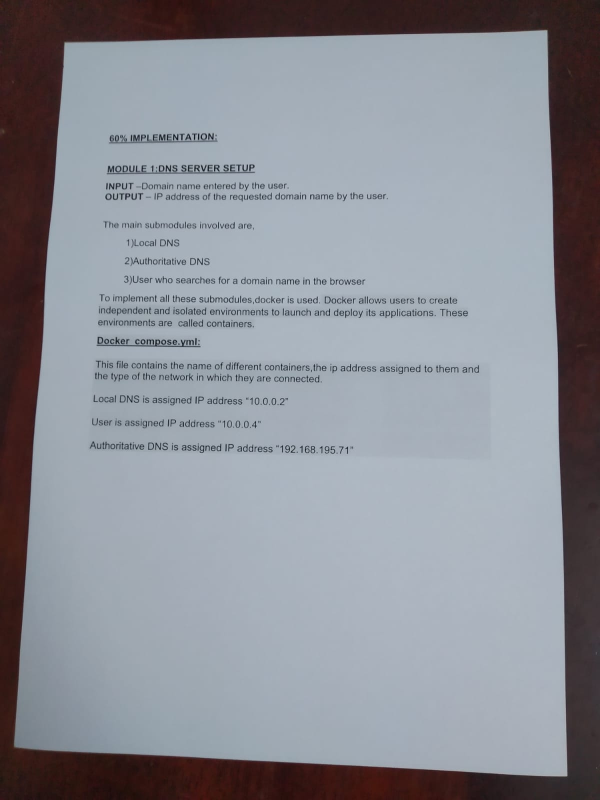
#> input picture Backend/orig_img.jpeg, 1200 x 1600 px (shown at 1/2 size)
$ python -i PerspectiveTransform.py   (imports and definitions only)
#> lines starting #> are read from the running program, lines starting #| are printed output that depends on the picture; after the words box and inside, x2 and y2 are one past the last pixel; in counts of white or black regions, pixels touching at a corner belong together
### Backend/PreprocessingMisc.py
import numpy as np
import cv2

def blank(shape, dtype=np.uint8, filler="0"):
    if filler == "0":
        blank = np.zeros(shape, dtype)

    elif filler == "1":
        blank = np.ones(shape, dtype)

    else:
        return "BAD FILLER VALUE; MUST BE STRINGS OF '0' OR '1'"

    return blank


def simple_erode(img):
    ekernel = np.ones((3, 3), np.uint8)
    eroded = cv2.erode(img, ekernel, iterations=1)

    return eroded


def simple_dilate(img):
    dkernel = np.ones((3, 3), np.uint8)
    dilated = cv2.dilate(img, dkernel, iterations=1)

    return dilated


def brightness_contrast(img, mult, add):
    adjusted = cv2.convertScaleAbs(img, alpha=float(mult), beta=float(add))

    return adjusted

def resize(img, width=None, height=None, inter=cv2.INTER_AREA):
    dim = None
    (h, w) = img.shape[:2]

    if width is None and height is None:
        return img

    if width is None:
        r = height / float(h)
        dim = (int(w * r), height)

    else:
        r = width / float(w)
        dim = (width, int(h * r))

    resized = cv2.resize(img, dim, interpolation=inter)

    return resized


def getoutlines(img):
    outlines = cv2.findContours(img, cv2.RETR_LIST, cv2.CHAIN_APPROX_SIMPLE)[0]
    return outlines

def order_points(pts):
    if str(type(pts)) != "<class 'numpy.ndarray'>":
        pts = np.array(pts)

    corners = np.zeros((4, 2), dtype="float32")
    sums = pts.sum(axis=1)
    corners[0] = pts[np.argmin(sums)]
    corners[2] = pts[np.argmax(sums)]

    diffs = np.diff(pts, axis=1)
    corners[1] = pts[np.argmin(diffs)]
    corners[3] = pts[np.argmax(diffs)]

    return corners


def perspective_transform(img, pts):
    corners_old = order_points(pts)
    tl, tr, br, bl = corners_old

    distT = np.sqrt(((tr[0] - tl[0]) ** 2) + ((tr[1] - tl[1]) ** 2))
    distB = np.sqrt(((br[0] - bl[0]) ** 2) + ((br[1] - bl[1]) ** 2))
    maxW = max(int(distT), int(distB))

    distL = np.sqrt(((tl[0] - bl[0]) ** 2) + ((tl[1] - bl[1]) ** 2))
    distR = np.sqrt(((tr[0] - br[0]) ** 2) + ((tr[1] - br[1]) ** 2))
    maxH = max(int(distL), int(distR))

    corners_corrected = np.array(
        [[0, 0], [maxW - 1, 0], [maxW - 1, maxH - 1], [0, maxH - 1]], dtype="float32"
    )

    matrix = cv2.getPerspectiveTransform(corners_old, corners_corrected)
    img_corrected = cv2.warpPerspective(img, matrix, (maxW, maxH))

    return img_corrected

# [5 lines left out: function median_filter, not called in this run]

### Backend/PerspectiveTransform.py
import cv2
import argparse
import numpy as np

from PreprocessingMisc import *

def preprocess(img):
    img_adj = brightness_contrast(img, 1.56, -60)
    scale = img_adj.shape[0] / 500.0
    img_scaled = resize(img_adj, height=500)
    img_gray = cv2.cvtColor(img_scaled, cv2.COLOR_BGR2GRAY)
    img_gray = cv2.GaussianBlur(img_gray, (11, 11), 0)
    img_edge = cv2.Canny(img_gray, 60, 245)
    img_edge = simple_dilate(img_edge)

    return img_adj, scale, img_scaled, img_edge


def gethull(img_edge):
    img_prehull = img_edge.copy()
    outlines = getoutlines(img_prehull)
    img_hull = blank(img_prehull.shape, img_prehull.dtype, "0")
    for outline in range(len(outlines)):
        hull = cv2.convexHull(outlines[outline])
        cv2.drawContours(img_hull, [hull], 0, 255, 3)
    img_hull = simple_erode(img_hull)

    return img_hull


def getcorners(img_hull):
    img_outlines = img_hull.copy()
    outlines = getoutlines(img_outlines)
    outlines = sorted(outlines, key=cv2.contourArea, reverse=True)[:4]

    for outline in outlines:
        perimeter = cv2.arcLength(outline, True)
        approx = cv2.approxPolyDP(outline, 0.02 * perimeter, True)
        if len(approx) == 4:
            corners = approx
            break
        else:
            corners =  np.array([[[0, 0]], [[0, 0]], [[0,0]], [[0,0]]])

    if(len(outlines) == 0):
            corners =  np.array([[[0, 0]], [[0, 0]], [[0,0]], [[0,0]]])
    return corners


def PerspectiveTransform(img):
    img_adj, scale, img_scaled, img_edge = preprocess(img)
    img_hull = gethull(img_edge)
    corners = getcorners(img_hull)
    corners = corners.reshape(4, 2) * scale
    img_corrected = perspective_transform(img_adj, corners)

    #cv2.imwrite("./corrected.png", img_corrected)
    img_corrected = cv2.cvtColor(img_corrected, cv2.COLOR_BGR2GRAY)

    return img_corrected

>>> import cv2
>>> picture = cv2.imread('orig_img.jpeg')
#> picture is the input picture: shape (1600, 1200, 3); mean B, G, R 149, 141.4, 138.8
>>> result = PerspectiveTransform(picture)
#> in resize, `resized = cv2.resize(img, dim, interpolation=inter)`:
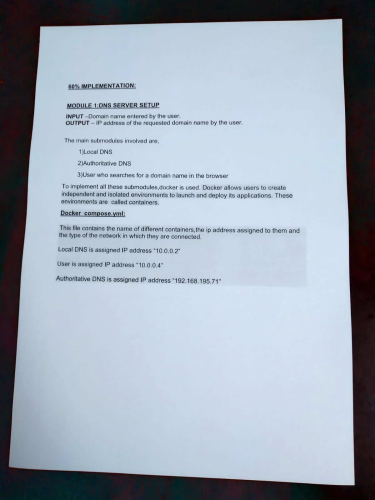
#> resized: shape (500, 375, 3); mean B, G, R 179.8, 167, 156.6
#> in preprocess, `img_gray = cv2.GaussianBlur(img_gray, (11, 11), 0)`:
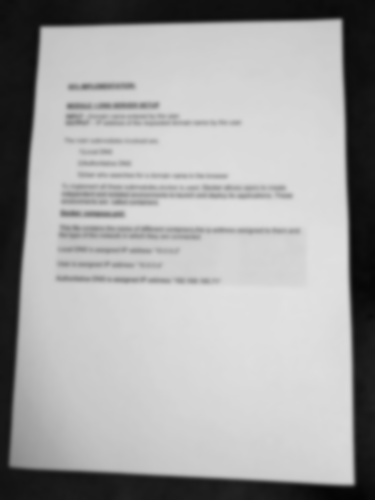
#> img_gray: shape (500, 375); min 4, max 225, mean 165.3
#> in preprocess, `img_edge = cv2.Canny(img_gray, 60, 245)`:
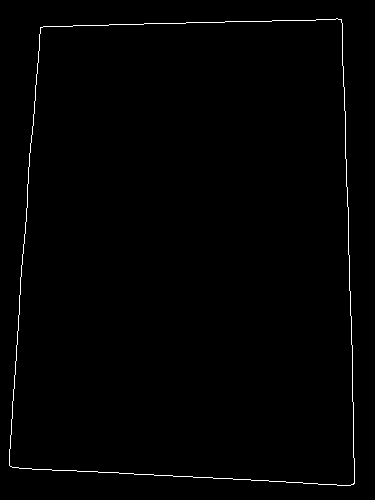
#> img_edge: shape (500, 375); 0.83% white in thin lines or dots, all inside (x1, y1, x2, y2) = (9, 18, 355, 486)
#> in simple_dilate, `dilated = cv2.dilate(img, dkernel, iterations=1)`:
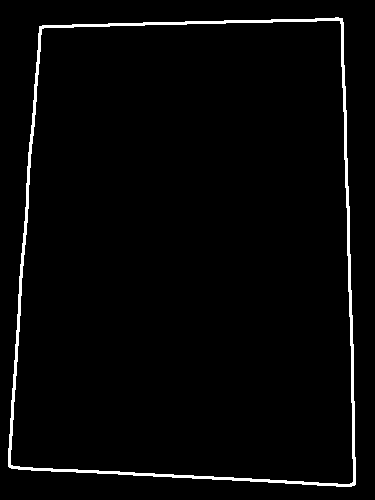
#> dilated: shape (500, 375); 2.6% white; 1 white region
#> in PerspectiveTransform, `img_adj, scale, img_scaled, img_edge = preprocess(img)`: scale = 3.2
#> in getoutlines, `outlines = cv2.findContours(img, cv2.RETR_LIST, cv2.CHAIN_APPROX_SIMPL..`: outlines = 2 contours; box (x1, y1, x2, y2) and area: (8, 17, 356, 487) 148961, (10, 20, 354, 485) 145710
#> the loop in gethull, `for outline in range(len(outlines)):` made 2 passes
#> after the loop in gethull, `for outline in range(len(outlines)):`:
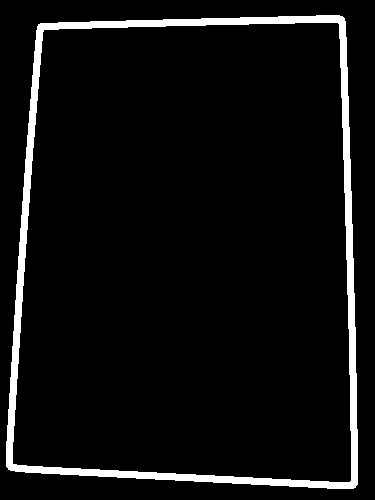
#> img_hull: shape (500, 375); 5.9% white; 1 white region, box (x1, y1, x2, y2) and area: (6, 15, 358, 489) 11024
#> in simple_erode, `eroded = cv2.erode(img, ekernel, iterations=1)`:
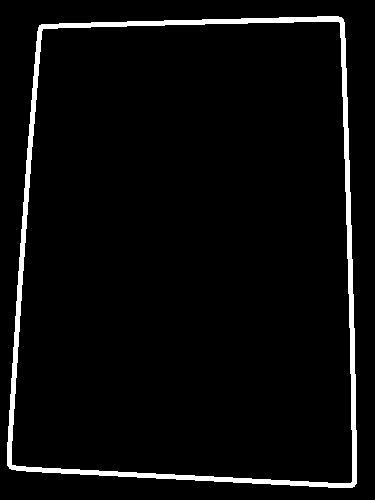
#> eroded: shape (500, 375); 4.1% white; 1 white region
#> in getoutlines (call 2), `outlines = cv2.findContours(img, cv2.RETR_LIST, cv2.CHAIN_APPROX_SIMPL..`: outlines = 2 contours; box (x1, y1, x2, y2) and area: (7, 16, 357, 488) 151518, (11, 21, 353, 484) 145286
#> the loop in getcorners, `for outline in outlines:` made 1 pass
#> (perimeter, corners) on pass 1: (1592.6, [[341, 17], [39, 25], [9, 468], [354, 486]])
#> in PerspectiveTransform, `corners = getcorners(img_hull)`: corners = [[341, 17], [39, 25], [9, 468], [354, 486]]
#> in PerspectiveTransform, `corners = corners.reshape(4, 2) * scale`: corners = [[1091.2, 54.4], [124.8, 80], [28.8, 1497.6], [1132.8, 1555.2]]
#> in order_points, `sums = pts.sum(axis=1)`: sums = [1145.6, 204.8, 1526.4, 2688]
#> in order_points, `diffs = np.diff(pts, axis=1)`: diffs = [-1036.8, -44.8, 1468.8, 422.4]
#> in perspective_transform, `corners_old = order_points(pts)`: corners_old = [[124.8, 80], [1091.2, 54.4], [1132.8, 1555.2], [28.8, 1497.6]]
#> in perspective_transform, `tl, tr, br, bl = corners_old`: tl = [124.8, 80]; tr = [1091.2, 54.4]; br = [1132.8, 1555.2]; bl = [28.8, 1497.6]
#> in perspective_transform, `distT = np.sqrt(((tr[0] - tl[0]) ** 2) + ((tr[1] - tl[1]) ** 2))`: distT = 966.7
#> in perspective_transform, `distB = np.sqrt(((br[0] - bl[0]) ** 2) + ((br[1] - bl[1]) ** 2))`: distB = 1105.5
#> in perspective_transform, `maxW = max(int(distT), int(distB))`: maxW = 1105
#> in perspective_transform, `distL = np.sqrt(((tl[0] - bl[0]) ** 2) + ((tl[1] - bl[1]) ** 2))`: distL = 1420.8
#> in perspective_transform, `distR = np.sqrt(((tr[0] - br[0]) ** 2) + ((tr[1] - br[1]) ** 2))`: distR = 1501.4
#> in perspective_transform, `maxH = max(int(distL), int(distR))`: maxH = 1501
#> in perspective_transform, `corners_corrected = np.array( [[0, 0], [maxW - 1, 0], [maxW - 1, maxH ..`: corners_corrected = [[0, 0], [1104, 0], [1104, 1500], [0, 1500]]
#> in perspective_transform, `matrix = cv2.getPerspectiveTransform(corners_old, corners_corrected)`: matrix = [[1.22, 0.0829, -159.5], [0.0325, 1.23, -102.2], [5.89e-05, 0.000104, 1]]
#> in PerspectiveTransform, `img_corrected = cv2.cvtColor(img_corrected, cv2.COLOR_BGR2GRAY)`:
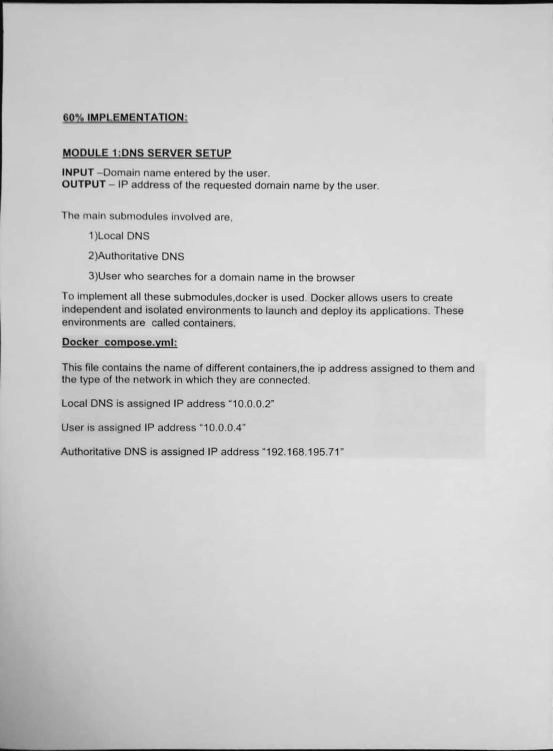
#> img_corrected: shape (1501, 1105) (shown at 1/2 size); min 4, max 248, mean 203.1

$ run again, on Backend/sample_1.jpg
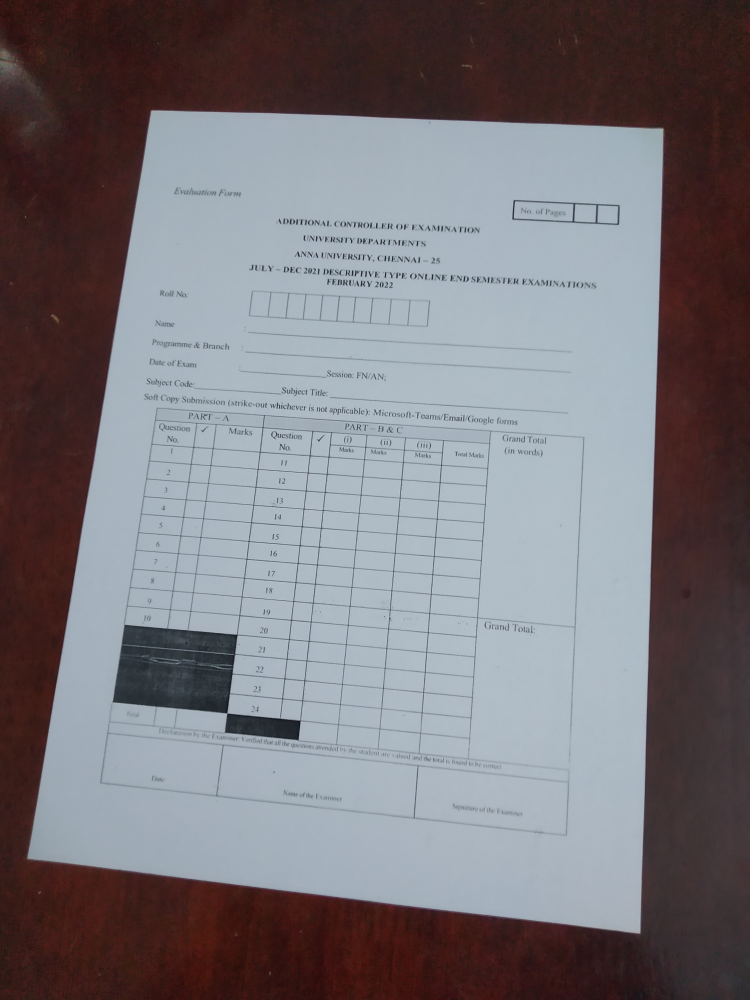
#> input picture Backend/sample_1.jpg, 3000 x 4000 px (shown at 1/4 size)
#> picture is the input picture: shape (4000, 3000, 3); mean B, G, R 122.1, 117, 120.6
#> in preprocess, `img_edge = cv2.Canny(img_gray, 60, 245)`:
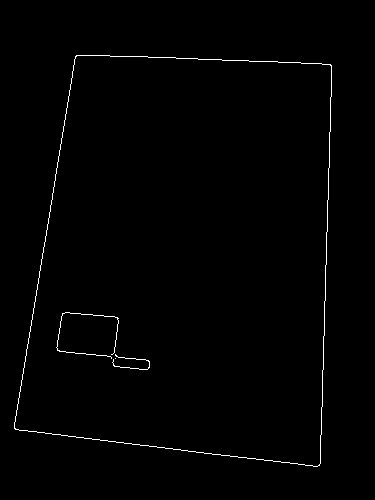
#> img_edge: shape (500, 375); 0.86% white in thin lines or dots, all inside (x1, y1, x2, y2) = (14, 55, 332, 467)
#> dilated: shape (500, 375); 2.7% white; 2 white regions
#> in PerspectiveTransform, `img_adj, scale, img_scaled, img_edge = preprocess(img)`: scale = 8
#> in getoutlines, `outlines = cv2.findContours(img, cv2.RETR_LIST, cv2.CHAIN_APPROX_SIMPL..`: outlines = 6 contours, 1 with area under 20; largest, box (x1, y1, x2, y2) and area: (13, 54, 333, 468) 111664, (15, 56, 331, 466) 108746, (55, 311, 151, 371) 2917, (58, 313, 118, 356) 2029, (114, 358, 149, 369) 240
#> the loop in gethull, `for outline in range(len(outlines)):` made 6 passes
#> eroded: shape (500, 375); 4.2% white; 2 white regions
#> in getoutlines (call 2), `outlines = cv2.findContours(img, cv2.RETR_LIST, cv2.CHAIN_APPROX_SIMPL..`: outlines = 7 contours; box (x1, y1, x2, y2) and area: (12, 53, 334, 469) 113556, (16, 57, 330, 465) 108249, (54, 310, 152, 372) 4081, (59, 314, 117, 355) 1951, (112, 321, 147, 360) 701, (77, 353, 115, 367) 235, (115, 359, 148, 368) 197
#> in getcorners, `outlines = sorted(outlines, key=cv2.contourArea, reverse=True)[:4]`: outlines = 4 contours; box (x1, y1, x2, y2) and area: (12, 53, 334, 469) 113556, (16, 57, 330, 465) 108249, (54, 310, 152, 372) 4081, (59, 314, 117, 355) 1951
#> the loop in getcorners, `for outline in outlines:` made 1 pass
#> (perimeter, corners) on pass 1: (1396.4, [[76, 53], [12, 428], [320, 467], [333, 65]])
#> in PerspectiveTransform, `corners = getcorners(img_hull)`: corners = [[76, 53], [12, 428], [320, 467], [333, 65]]
#> in PerspectiveTransform, `corners = corners.reshape(4, 2) * scale`: corners = [[608, 424], [96, 3424], [2560, 3736], [2664, 520]]
#> sums = [1032, 3520, 6296, 3184]
#> diffs = [-184, 3328, 1176, -2144]
#> corners_old = [[608, 424], [2664, 520], [2560, 3736], [96, 3424]]
#> tl = [608, 424]; tr = [2664, 520]; br = [2560, 3736]; bl = [96, 3424]
#> distT = 2058.2
#> distB = 2483.7
#> maxW = 2483
#> distL = 3043.4
#> distR = 3217.7
#> maxH = 3217
#> corners_corrected = [[0, 0], [2482, 0], [2482, 3216], [0, 3216]]
#> matrix = [[1.32, 0.225, -898], [-0.0624, 1.34, -528.8], [2.38e-05, 7.43e-05, 1]]
#> in PerspectiveTransform, `img_corrected = cv2.cvtColor(img_corrected, cv2.COLOR_BGR2GRAY)`:
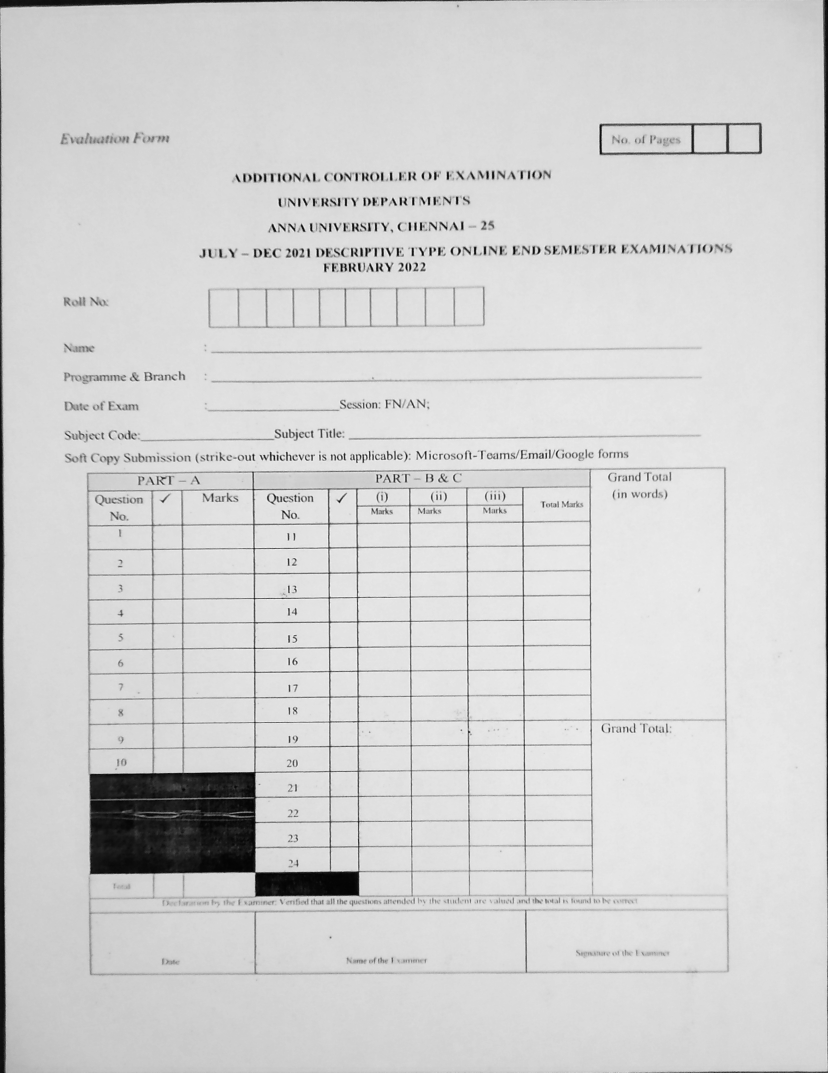
#> img_corrected: shape (3217, 2483) (shown at 1/3 size); min 2, max 254, mean 210.3
